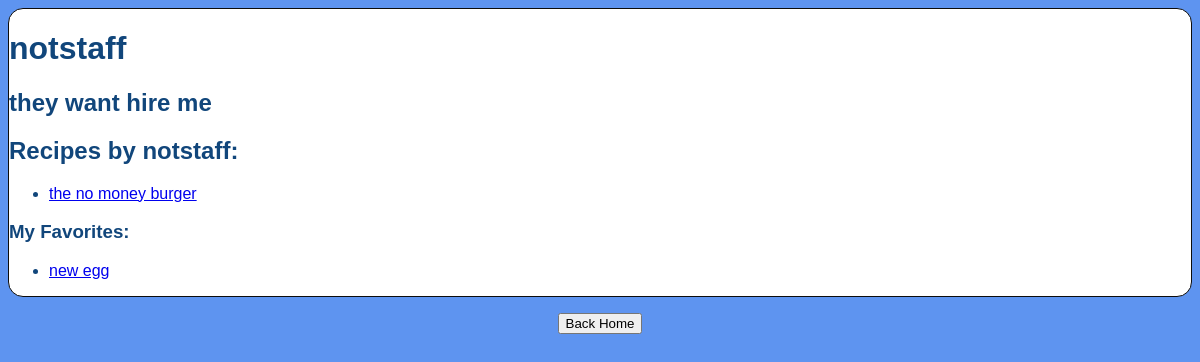
Screenshot of /authors/6/ with the database file from the repository.
### recipe/models.py (models this page shows, shortened)
class Author(models.Model):
    user = models.OneToOneField(to=User, on_delete=models.CASCADE, default=None)
    name = models.CharField(max_length=50, default=None)
    bio = models.TextField()
    favorite = models.ManyToManyField(
        'RecipeItem',
        related_name='favorite',
        default = None,
        blank=True,
        symmetrical=False
        )

class RecipeItem(models.Model):
    title = models.CharField(max_length=50)
    author = models.ForeignKey(Author, on_delete=models.CASCADE)
    description = models.TextField()
    date = models.DateTimeField(default=timezone.now)
    time = models.CharField(max_length=30)
    instructions = models.TextField()

### recipe/views.py (the view)
# urls.py: path('authors/<int:id>/', views.author_details, name="author_details"),
def author_details(request, id):
    author = Author.objects.get(id=id)
    recipe_data = RecipeItem.objects.all()
    return render(request, "author_details.html", {"author": author, "recipe_data": recipe_data})

### recipe/templates/author_details.html
{% load static %}
<head>
    <link rel="stylesheet" type="text/css" href="{% static 'css/index.css' %}">
</head>
<div class="card">
    <h1>{{ author.name }}</h1>
    <h2>{{ author.bio }}</h2>
    <h2>Recipes by {{ author.name }}:</h2>
    <ul>
        {% for recipe in recipe_data %}
            {% if recipe.author == author %}
                <li><a href="{% url 'recipe_details' id=recipe.id %}"> {{ recipe.title }}</a> </li>
            {% endif %}
        {% endfor %}
    </ul>
    <h3>My Favorites:</h3>
    <ul>
        {% for recipe in author.favorite.all %}
        <li><a href='{% url 'recipe_details' id=recipe.id %}'>{{ recipe.title }}</a></li>
        {% endfor %}
    </ul>
</div>
<p>
  <a href="{% url 'homepage' %}"><button>Back Home</button></a>
</p>

### recipe/static/css/index.css (style rules this page uses)
.card { border: 1px solid #0c0c0c; border-top-left-radius: 15px; border-top-right-radius: 15px; border-bottom-right-radius: 15px; border-bottom-left-radius: 15px; background-color: white; text-align: left; color: rgb(17, 70, 123) }

### rows the page displays
Author: name "notstaff", bio "they want hire me"
RecipeItem: title "the no money burger"
RecipeItem: title "new egg"
